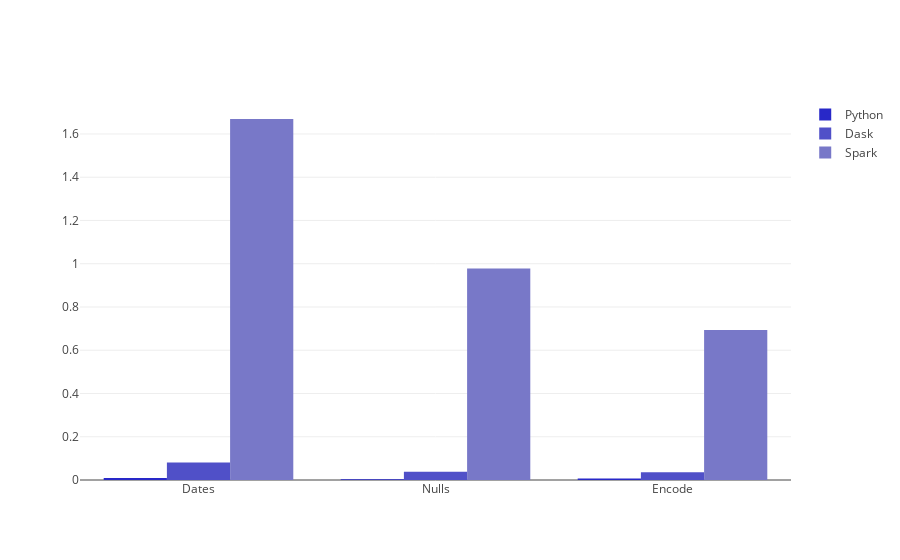

Notebook code cell kept with this figure:
### Code cell
all_trace = []

# Python
trace = go.Bar(
       x=['Dates','Nulls','Encode'],
       y=results_py.iloc[0,0:3],
       name='Python',
       marker=dict(color='rgb(120,200,120)')
      )
all_trace.append(trace)

# Dask
trace = go.Bar(
       x=['Dates','Nulls','Encode'],
       y=results_dd.iloc[0,0:3],
       name='Dask',
       marker=dict(color='rgb(1,80,200)')
      )
all_trace.append(trace)

# Spark
trace = go.Bar(
       x=['Dates','Nulls','Encode'],
       y=results_sp.iloc[0,0:3],
       name='Spark',
       marker=dict(color='rgb(120,120,200)')
      )
all_trace.append(trace)

layout = go.Layout(barmode='group')
    
fig = dict(data=all_trace, layout=layout)
iplot(fig)

### Figure 1 — Plotly figure (JSON) as saved in the notebook; plotly's stock layout.template omitted (floating-point values rounded to 4 significant figures)
{"data": [{"marker": {"color": "rgb(40,40,200)"}, "name": "Python", "type": "bar", "x": ["Dates", "Nulls", "Encode"], "y": [0.009082, 0.003766, 0.006799]}, {"marker": {"color": "rgb(80,80,200)"}, "name": "Dask", "type": "bar", "x": ["Dates", "Nulls", "Encode"], "y": [0.08096, 0.03782, 0.03599]}, {"marker": {"color": "rgb(120,120,200)"}, "name": "Spark", "type": "bar", "x": ["Dates", "Nulls", "Encode"], "y": [1.669, 0.9782, 0.6932]}], "layout": {"barmode": "group"}}
